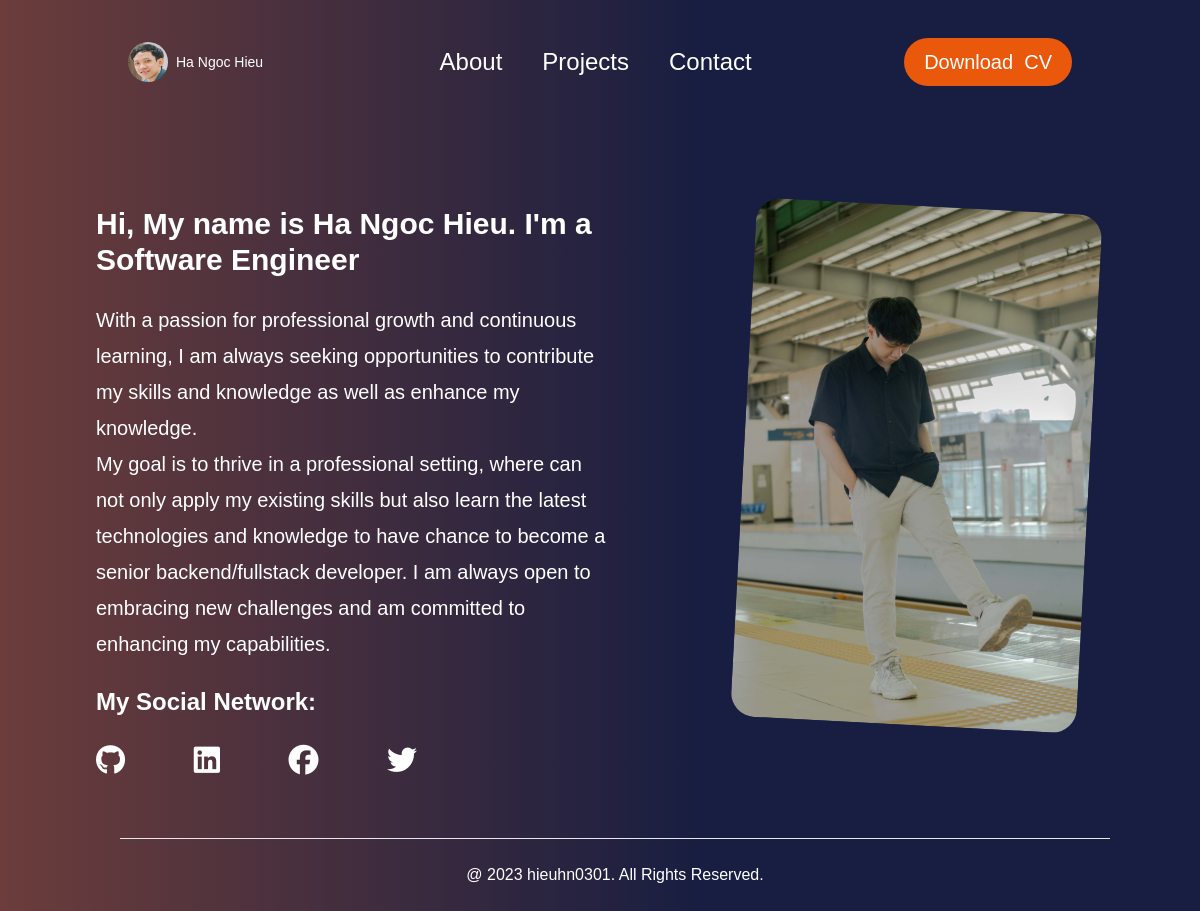
/about, run on the app's committed database.
### app/models.py (models this page shows)
class UserInfo(User):
    middle_name = models.CharField('middle name', max_length=50, blank=True, null=True)
    dob = models.DateField()
    phone = models.CharField(max_length=15, validators=[validate_phone])
    introduction = models.TextField()
    position = models.CharField(max_length=50)
    avatar = models.ImageField(upload_to='static/images/', blank=True, null=True)
    image = models.ImageField(upload_to='static/images/', blank=True, null=True)
    facebook_link = models.CharField(max_length=100, blank=True, null=True)
    linkedin_link = models.CharField(max_length=100, blank=True, null=True)
    github_link = models.CharField(max_length=100, blank=True, null=True)
    twitter_link = models.CharField(max_length=100, blank=True, null=True)
    def get_full_name(self):
        if self.middle_name:
            return "%s %s %s" % (self.last_name, self.middle_name, self.first_name)
        return "%s %s" % (self.last_name, self.first_name)
    def get_short_introduction(self):
        return "Hi, My name is %s. I'm a %s" % (self.get_full_name(), self.position)

### app/views.py (the view)
# urls.py: path('about', views.AboutView.as_view(), name='about'),
class AboutView(BaseView):
    template_name = 'about.html'
    def get_context_data(self, **kwargs):
        context = super().get_context_data(**kwargs)
        context['short_introduction'] = self.user.get_short_introduction()
        return context

### app/views.py (called while the page is built)
    def get_context_data(self, **kwargs):
        context = super().get_context_data(**kwargs)
        context['user_info'] = self.user
        return context

### templates/about.html
{% extends 'base.html' %}
{% block content %}
<div class="flex flex-row justify-between gap-x-1 mt-10 mr-4">
    <div class="text-white w-[65%]">
        <h1 class="w-[80%] text-3xl font-bold">{{short_introduction}}</h1>
        <p class="w-[80%] text-xl whitespace-pre-line font-medium leading-9 my-6">{{user_info.introduction}}</p>
        <h1 class="text-2xl font-bold mb-6 ">My Social Network:</h1>
        <div class="w-1/2 flex flex-row justify-between items-center">
            <a href="{{user.github_url}}"><i class="text-3xl fa-brands fa-github"></i></a>
            <a href="{{user.linkedin_url}}"><i class="text-3xl fa-brands fa-linkedin"></i></a>
            <a href="{{user.facebook_url}}"><i class="text-3xl fa-brands fa-facebook"></i></a>
            <a href="{{user.facebook_url}}"><i class="text-3xl fa-brands fa-twitter"></i></a>
        </div>
    </div>
    <div class="rounded-2xl rotate-3 w-[35%]">
        <img
            src="{{user_info.image}}"
            class="rounded-3xl w-full max-w-[350px] max-h-[600px]"
            alt="image">
    </div>
</div>
{% endblock %}

### templates/base.html (shortened to what this page needs)
<!DOCTYPE html>
{% load static %}
{% load static tailwind_tags %}
<html lang="en">
<head>
    <link rel="stylesheet" href="https://cdnjs.cloudflare.com/ajax/libs/font-awesome/6.5.1/css/all.min.css" />
    <link rel="stylesheet" href="{% static 'css/style.css' %}">
    {% tailwind_css %}
</head>
<body>
    <div class="min-h-screen bg-gradient-to-r from-[#984d38] from-[-30.3%] to-[#181E41] to-[58.12%] pb-5">
        <div class="py-[2.5%] px-[5%] sm:px-[8%]">
            <nav style="padding-bottom: 72px" class="">
                <div class="mx-auto max-w-7xl px-2 md:px-6 lg:px-8">
                    <div class="w-full flex h-12 md:h-16 items-center justify-between">
                        <div class="flex flex-shrink-0 items-center">
                            <a href="{% url 'app:home' %}" class="flex flex-row justify-center items-center gap-2 rounded-full text-sm bold text-white">
                                <img class="h-10 w-10 rounded-full" src="{{user_info.avatar}}" alt="avatar">
                                <h1 class="text-sm">{{user_info.get_full_name}} </h1>
                            </a>
                        </div>
                        <div class="w-full hidden md:flex items-center justify-center">
                            <div class="md:ml-6 md:block">
                                <div class="flex space-x-4">
                                    <a href="{% url 'app:about' %}" class="text-white hover:text-gray-300 rounded-md px-3 py-2 text-2xl font-medium">About</a>
                                    <a href="{% url 'app:projects' %}" class="text-white hover:text-gray-300 rounded-md px-3 py-2 text-2xl font-medium">Projects</a>
                                    <a href="{% url 'app:contact' %}" class="text-white hover:text-gray-300 rounded-md px-3 py-2 text-2xl font-medium">Contact</a>
                                </div>
                            </div>
                        </div>
                        <div class="hidden md:flex items-center px-5 py-2.5 rounded-full bg-orange-600">
                            <a href="{% static 'uploads/cv.pdf' %}" download="cv.pdf" class="w-full text-center text-xl text-white font-medium text-nowrap">
                                <span class="hidden md:inline-block">Download &nbsp;</span>CV
                            </a>
                        </div>
                    </div>
                </div>
            </nav>
            {% block content %}
            {% endblock %}
        </div>
        <footer class="text-center text-white" style="padding: 2.5% 7.5% 2.5% 10%">
            <hr>
            <br>
            <h2>@ 2023 hieuhn0301. All Rights Reserved.</h2>
        </footer>
    </div>
</body>
</html>

### static/css/style.css (style rules this page uses)
body { font-family: 'Poppins', sans-serif; }

### data on the page
UserInfo: avatar (picture), get_full_name "Ha Ngoc Hieu", introduction "With a passion for professional growth and continuous learning, I am always seeking opportunities to contribute my skills and knowledge as well as enhance my knowledge. My goal is to thrive in a professional setting, where can not only apply my existing skills but also learn the latest technologies and knowledge to have chance to become a senior backend/fullstack developer. I am always open to embracing new challenges and am committed to enhancing my capabilities.", image (picture)

### other printed values
{{ short_introduction }} "Hi, My name is Ha Ngoc Hieu. I'm a Software Engineer"
